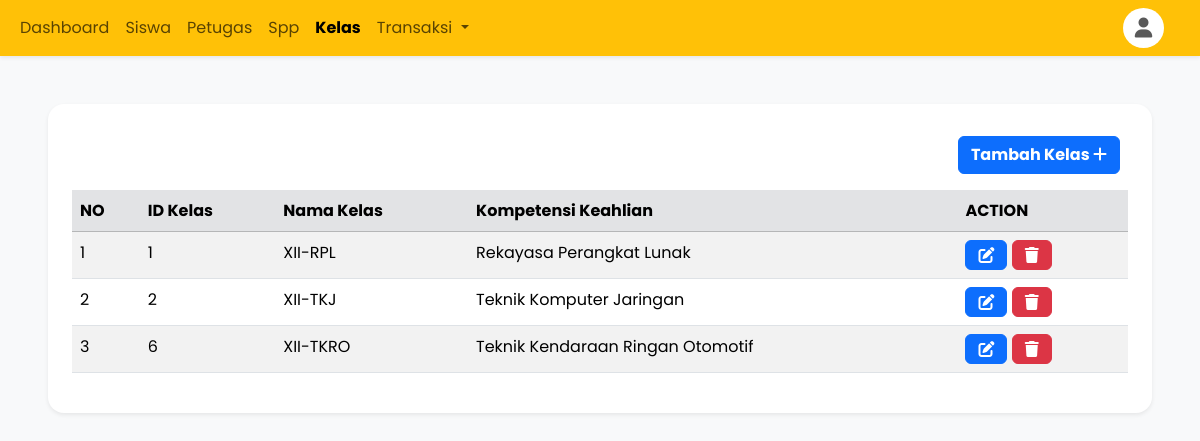
The page /kelas_halaman.php (signed in) on the database its author committed.
### tables this page shows
CREATE TABLE `kelas` (
  `id_kelas` int NOT NULL,
  `nama_kelas` varchar(10) NOT NULL,
  `kompetensi_keahlian` varchar(50) NOT NULL
);

### kelas_halaman.php (the view, shortened to what this page needs)
<?php
$koneksi = require("koneksi.php");
$kelasRaw = "SELECT *FROM kelas";
$kelasData = $koneksi->query($kelasRaw);
$kelas = $kelasData->fetchAll(PDO::FETCH_ASSOC);
?>
<body>
    <div class="h-100 bg-light p-5">
        <div class="bg-white rounded-4 shadow-sm table-responsive-sm p-4">
            <div class="d-flex justify-content-end p-2">
                <div class="">
                    <a href="kelas_tambah.php" class="btn btn-primary fw-bold">Tambah Kelas <i class="fa-solid fa-plus fw-bold"></i></a>
                </div>
            </div>
            <table class="table table-striped mt-2">
                <thead>
                    <tr class="table-secondary">
                        <th scope="col">NO</th>
                        <th scope="col">ID Kelas</th>
                        <th scope="col">Nama Kelas</th>
                        <th scope="col">Kompetensi Keahlian</th>
                        <th scope="col">ACTION</th>
                    </tr>
                </thead>
                <tbody>
                    <?php $i = 1; ?>
                    <?php foreach ($kelas as $data) : ?>
                        <tr>
                            <td scope="row"><?= $i ?></td>
                            <td><?= $data["id_kelas"]; ?></td>
                            <td><?= $data["nama_kelas"]; ?></td>
                            <td><?= $data["kompetensi_keahlian"]; ?></td>
                            <td>
                                <a href="kelas_edit.php?id=<?= $data["id_kelas"]; ?>" class="btn btn-primary"><i class="fas fa-edit"></i></a>
                                <a href="kelas_hapus.php?id=<?= $data["id_kelas"]; ?>" onclick="return confirm('Data Siswa Yang di Hapus Tidak Bisa Dikembalikan Lagi!!!');" class="btn btn-danger"><i class="fas fa-trash"></i></a>
                            </td>
                        </tr>
                        <?php $i++; ?>
                    <?php endforeach; ?>
                </tbody>
            </table>
        </div>
    </div>
</body>

### component/header.php (style rules this page uses)
* { font-family: 'poppins', sans-serif; }

### rows shown on the page
kelas: id_kelas "1", nama_kelas "XII-RPL", kompetensi_keahlian "Rekayasa Perangkat Lunak"
kelas: id_kelas "2", nama_kelas "XII-TKJ", kompetensi_keahlian "Teknik Komputer Jaringan"
kelas: id_kelas "6", nama_kelas "XII-TKRO", kompetensi_keahlian "Teknik Kendaraan Ringan Otomotif"
